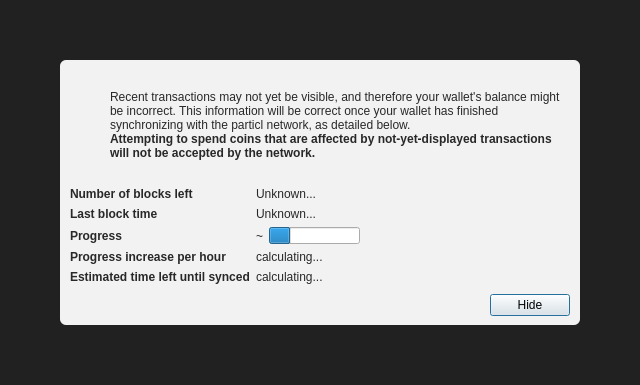
<?xml version="1.0" encoding="UTF-8"?>
<ui version="4.0">
 <class>ModalOverlay</class>
 <widget class="QWidget" name="ModalOverlay">
  <property name="geometry">
   <rect>
    <x>0</x>
    <y>0</y>
    <width>640</width>
    <height>385</height>
   </rect>
  </property>
  <property name="windowTitle">
   <string>Form</string>
  </property>
  <layout class="QVBoxLayout" name="verticalLayout" stretch="0">
   <property name="sizeConstraint">
    <enum>QLayout::SetDefaultConstraint</enum>
   </property>
   <property name="leftMargin">
    <number>0</number>
   </property>
   <property name="topMargin">
    <number>0</number>
   </property>
   <property name="rightMargin">
    <number>0</number>
   </property>
   <property name="bottomMargin">
    <number>0</number>
   </property>
   <item>
    <widget class="QWidget" name="bgWidget" native="true">
     <property name="styleSheet">
      <string notr="true">#bgWidget { background: rgba(0,0,0,220); }</string>
     </property>
     <layout class="QVBoxLayout" name="verticalLayoutMain" stretch="1">
      <property name="leftMargin">
       <number>60</number>
      </property>
      <property name="topMargin">
       <number>60</number>
      </property>
      <property name="rightMargin">
       <number>60</number>
      </property>
      <property name="bottomMargin">
       <number>60</number>
      </property>
      <item>
       <widget class="QWidget" name="contentWidget" native="true">
        <property name="styleSheet">
         <string notr="true">#contentWidget { background: rgba(255,255,255,240); border-radius: 6px; }

QLabel { color: rgb(40,40,40);  }</string>
        </property>
        <layout class="QVBoxLayout" name="verticalLayoutSub" stretch="1,0,0,0">
         <property name="spacing">
          <number>0</number>
         </property>
         <property name="leftMargin">
          <number>10</number>
         </property>
         <property name="topMargin">
          <number>10</number>
         </property>
         <property name="rightMargin">
          <number>10</number>
         </property>
         <property name="bottomMargin">
          <number>10</number>
         </property>
         <item>
          <layout class="QHBoxLayout" name="horizontalLayoutIconText" stretch="0,1">
           <property name="topMargin">
            <number>20</number>
           </property>
           <item>
            <layout class="QVBoxLayout" name="verticalLayoutIcon">
             <property name="leftMargin">
              <number>0</number>
             </property>
             <item>
              <widget class="QPushButton" name="warningIcon">
               <property name="enabled">
                <bool>false</bool>
               </property>
               <property name="text">
                <string/>
               </property>
               <property name="icon">
                <iconset>
                 <normaloff>:/icons/warning</normaloff>
                 <disabledoff>:/icons/warning</disabledoff>:/icons/warning</iconset>
               </property>
               <property name="iconSize">
                <size>
                 <width>48</width>
                 <height>48</height>
                </size>
               </property>
               <property name="flat">
                <bool>true</bool>
               </property>
              </widget>
             </item>
             <item>
              <spacer name="verticalSpacerWarningIcon">
               <property name="orientation">
                <enum>Qt::Vertical</enum>
               </property>
               <property name="sizeHint" stdset="0">
                <size>
                 <width>20</width>
                 <height>40</height>
                </size>
               </property>
              </spacer>
             </item>
            </layout>
           </item>
           <item>
            <layout class="QVBoxLayout" name="verticalLayoutInfoText">
             <property name="leftMargin">
              <number>0</number>
             </property>
             <property name="topMargin">
              <number>0</number>
             </property>
             <item>
              <widget class="QLabel" name="infoText">
               <property name="text">
                <string>Recent transactions may not yet be visible, and therefore your wallet's balance might be incorrect. This information will be correct once your wallet has finished synchronizing with the particl network, as detailed below.</string>
               </property>
               <property name="textFormat">
                <enum>Qt::RichText</enum>
               </property>
               <property name="wordWrap">
                <bool>true</bool>
               </property>
              </widget>
             </item>
             <item>
              <widget class="QLabel" name="infoTextStrong">
               <property name="font">
                <font>
                 <weight>75</weight>
                 <bold>true</bold>
                </font>
               </property>
               <property name="text">
                <string>Attempting to spend coins that are affected by not-yet-displayed transactions will not be accepted by the network.</string>
               </property>
               <property name="textFormat">
                <enum>Qt::RichText</enum>
               </property>
               <property name="wordWrap">
                <bool>true</bool>
               </property>
              </widget>
             </item>
             <item>
              <spacer name="verticalSpacerInTextSpace">
               <property name="orientation">
                <enum>Qt::Vertical</enum>
               </property>
               <property name="sizeHint" stdset="0">
                <size>
                 <width>20</width>
                 <height>40</height>
                </size>
               </property>
              </spacer>
             </item>
            </layout>
           </item>
          </layout>
         </item>
         <item>
          <spacer name="verticalSpacerAfterText">
           <property name="orientation">
            <enum>Qt::Vertical</enum>
           </property>
           <property name="sizeHint" stdset="0">
            <size>
             <width>20</width>
             <height>40</height>
            </size>
           </property>
          </spacer>
         </item>
         <item>
          <layout class="QFormLayout" name="formLayout">
           <property name="fieldGrowthPolicy">
            <enum>QFormLayout::FieldsStayAtSizeHint</enum>
           </property>
           <property name="horizontalSpacing">
            <number>6</number>
           </property>
           <property name="verticalSpacing">
            <number>6</number>
           </property>
           <property name="topMargin">
            <number>10</number>
           </property>
           <item row="0" column="0">
            <widget class="QLabel" name="labelNumberOfBlocksLeft">
             <property name="font">
              <font>
               <weight>75</weight>
               <bold>true</bold>
              </font>
             </property>
             <property name="text">
              <string>Number of blocks left</string>
             </property>
            </widget>
           </item>
           <item row="0" column="1">
            <widget class="QLabel" name="numberOfBlocksLeft">
             <property name="text">
              <string>Unknown...</string>
             </property>
            </widget>
           </item>
           <item row="1" column="0">
            <widget class="QLabel" name="labelLastBlockTime">
             <property name="font">
              <font>
               <weight>75</weight>
               <bold>true</bold>
              </font>
             </property>
             <property name="text">
              <string>Last block time</string>
             </property>
            </widget>
           </item>
           <item row="1" column="1">
            <widget class="QLabel" name="newestBlockDate">
             <property name="sizePolicy">
              <sizepolicy hsizetype="Maximum" vsizetype="Preferred">
               <horstretch>0</horstretch>
               <verstretch>0</verstretch>
              </sizepolicy>
             </property>
             <property name="text">
              <string>Unknown...</string>
             </property>
            </widget>
           </item>
           <item row="2" column="0">
            <widget class="QLabel" name="labelSyncDone">
             <property name="font">
              <font>
               <weight>75</weight>
               <bold>true</bold>
              </font>
             </property>
             <property name="text">
              <string>Progress</string>
             </property>
            </widget>
           </item>
           <item row="2" column="1">
            <layout class="QHBoxLayout" name="horizontalLayoutSync" stretch="0,1">
             <item>
              <widget class="QLabel" name="percentageProgress">
               <property name="text">
                <string notr="true">~</string>
               </property>
              </widget>
             </item>
             <item>
              <widget class="QProgressBar" name="progressBar">
               <property name="value">
                <number>24</number>
               </property>
               <property name="format">
                <string/>
               </property>
              </widget>
             </item>
            </layout>
           </item>
           <item row="4" column="0">
            <widget class="QLabel" name="labelProgressIncrease">
             <property name="font">
              <font>
               <weight>75</weight>
               <bold>true</bold>
              </font>
             </property>
             <property name="text">
              <string>Progress increase per hour</string>
             </property>
            </widget>
           </item>
           <item row="4" column="1">
            <widget class="QLabel" name="progressIncreasePerH">
             <property name="text">
              <string>calculating...</string>
             </property>
            </widget>
           </item>
           <item row="5" column="0">
            <widget class="QLabel" name="labelEstimatedTimeLeft">
             <property name="font">
              <font>
               <weight>75</weight>
               <bold>true</bold>
              </font>
             </property>
             <property name="text">
              <string>Estimated time left until synced</string>
             </property>
            </widget>
           </item>
           <item row="5" column="1">
            <widget class="QLabel" name="expectedTimeLeft">
             <property name="text">
              <string>calculating...</string>
             </property>
            </widget>
           </item>
          </layout>
         </item>
         <item>
          <layout class="QHBoxLayout" name="horizontalLayoutButtons">
           <property name="leftMargin">
            <number>10</number>
           </property>
           <property name="topMargin">
            <number>10</number>
           </property>
           <item>
            <spacer name="horizontalSpacer">
             <property name="orientation">
              <enum>Qt::Horizontal</enum>
             </property>
             <property name="sizeHint" stdset="0">
              <size>
               <width>40</width>
               <height>20</height>
              </size>
             </property>
            </spacer>
           </item>
           <item>
            <widget class="QPushButton" name="closeButton">
             <property name="text">
              <string>Hide</string>
             </property>
             <property name="focusPolicy">
              <enum>Qt::StrongFocus</enum>
             </property>
             <property name="default">
              <bool>true</bool>
             </property>
            </widget>
           </item>
          </layout>
         </item>
        </layout>
       </widget>
      </item>
     </layout>
    </widget>
   </item>
  </layout>
 </widget>
 <resources/>
 <connections/>
</ui>
